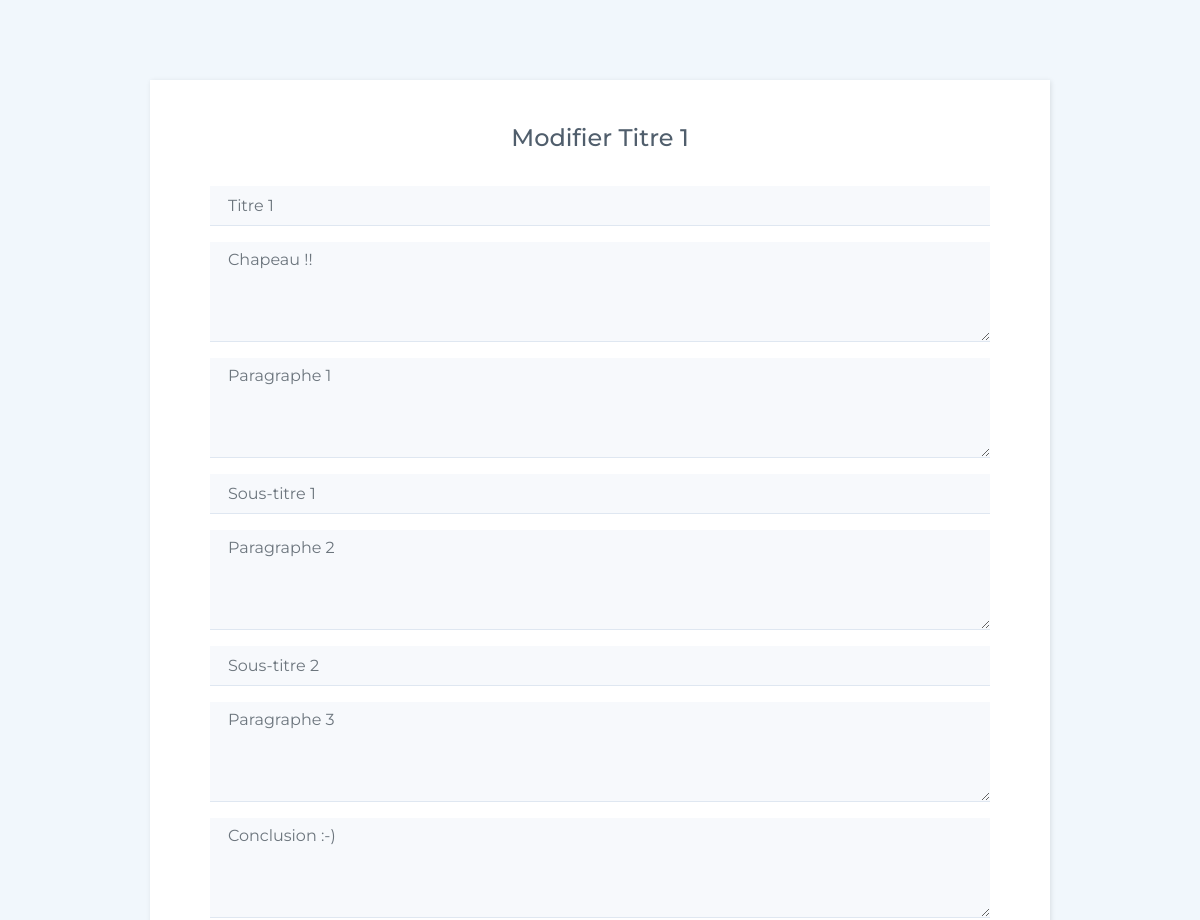
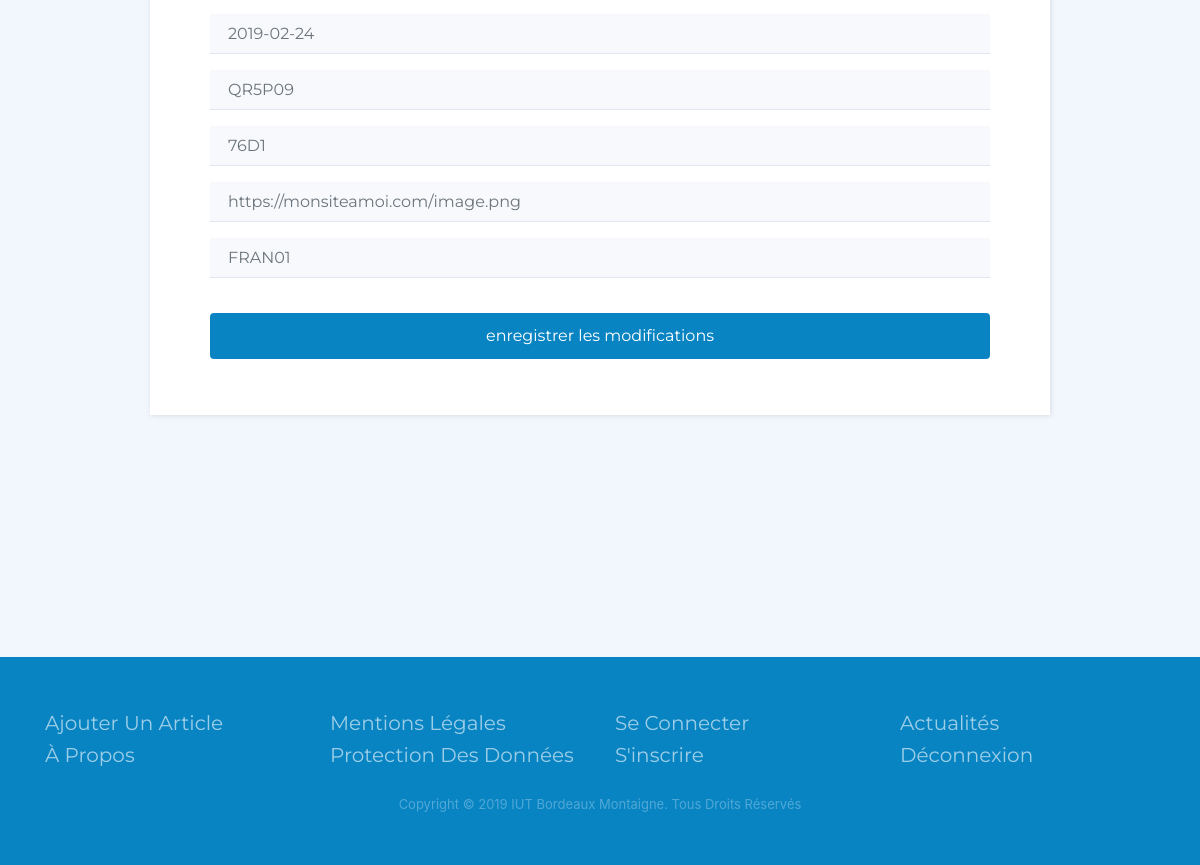
The page /modify.php?idPost=ART011&update=0 on the database its author committed (2 pictures, top to bottom).
### tables this page shows
create table ARTICLE
(
   NumArt char(10) not null,
   DtCreA date,
   LibTitrA text(200),
   LibChapoA text(500),
   Parag1A text(2000),
   LibSsTitr1 text(200),
   Parag2A text(2000),
   LibSsTitr2 text(200),
   Parag3A text(2000),
   LibConclA text(1500),
   UrlPhotA char(150),
   NumAngl char(6) not null,
   NumThem char(6) not null,
   NumLang char(8) not null,
   primary key (NumArt)
);

### modify.php (the view, shortened to what this page needs)
<?php
    $server = "mysql:host=localhost;dbname=BLOGART";
    $user = "root";
    $password = "";
    try {
        $bdpdo = new PDO($server, $user, $password);
    }
    catch (PDOException $e) {
        echo '<h2>Failed to connect : </h2>' . $e->getMessage();
    }
    $utf8 = 'SET NAMES UTF8';
    $bdpdo->query($utf8);
    $update = ($_GET['update']);
    if ($update == 0) {
    $idPost = ($_GET['idPost']);
    $queryText= "SELECT * FROM ARTICLE WHERE NumArt = :idPost";
    $query = $bdpdo->prepare($queryText);
    $query->execute(array(
        ':idPost' => $idPost
    ));
    if ($query and $query->rowCount() == 1) {
        $object = $query->fetchObject();
        $titra = $object->LibTitrA;
        $dtcrea = $object->DtCreA;
        $chapoa = $object->LibChapoA;
        $para1a = $object->Parag1A;
        $sst1 = $object->LibSsTitr1;
        $para2a = $object->Parag2A;
        $sst2 = $object->LibSsTitr2;
        $para3a = $object->Parag3A;
        $concla = $object->LibConclA;
        $urlphota = $object->UrlPhotA;
        $numangl = $object->NumAngl;
        $numthem = $object->NumThem;
        $numlang = $object->NumLang;
    }
}
else if ($update == 1) {
    header('Location: index.php');
}
?>
<!DOCTYPE html>
<html>
<head>
    <link rel="stylesheet" href="assets/bootstrap/css/bootstrap.min.css">
    <link rel="stylesheet" href="assets/fonts/font-awesome.min.css">
    <link rel="stylesheet" href="assets/css/styles.min.css">
</head>
<body class="text-capitalize" style="background-color: rgb(241,247,252);">
    <div class="register-photo" style="font-family: Montserrat, sans-serif;">
        <div class="form-container">
            <form action ="modify.php?update=<?= $update=1 ?>" class="text-capitalize" method="post">
                <h2 class="text-capitalize text-center">modifier <?php echo $titra; ?></h2>
                <div class="form-group text-capitalize"><input class="form-control" type="text" name="u_titre" placeholder="<?php echo $titra;?>"></div>
                <div class="form-group"><textarea class="form-control" name="u_chapo" placeholder="<?php echo $chapoa;?>" style="min-height: 100px;"></textarea></div>
                <div class="form-group"><textarea class="form-control" name="u_para1a" placeholder="<?php echo $para1a;?>" style="min-height: 100px;"></textarea></div>
                <div class="form-group"><input class="form-control" type="text" name="u_sst1" placeholder="<?php echo $sst1;?>"></div>
                <div class="form-group"><textarea class="form-control" name="u_para2a" placeholder="<?php echo $para2a;?>" style="min-height: 100px;"></textarea></div>
                <div class="form-group"><input class="form-control" type="text" name="u_sst2" placeholder="<?php echo $sst2;?>"></div>
                <div class="form-group"><textarea class="form-control" name="u_para3a" placeholder="<?php echo $para3a;?>" style="min-height: 100px;"></textarea></div>
                <div class="form-group"><textarea class="form-control" name="u_concla" placeholder="<?php echo $concla;?>" style="min-height: 100px;"></textarea></div>
                <div class="form-group"><input class="form-control" type="text" name="u_date" placeholder="<?php echo $dtcrea;?>"></div>
                <div class="form-group"><input class="form-control" type="text" name="u_angle" placeholder="<?php echo $numangl;?>"></div>
                <div class="form-group"><input class="form-control" type="text" name="u_theme" placeholder="<?php echo $numthem;?>"></div>
                <div class="form-group"><input class="form-control" type="url" name="u_url" placeholder="<?php echo $urlphota;?>"></div>
                <div class="form-group"><input class="form-control" type="text" name="u_langue" placeholder="<?php echo $numlang;?>"></div>
                <div class="form-group"><button class="btn btn-primary btn-block" type="submit" style="background-color: #0984c3;">enregistrer les modifications</button></div>
            </form>
        </div>
    </div>
    <div class="text-capitalize footer-dark" style="margin-top: 162px;background-color: #0984c3;">
        <footer>
            <div class="container">
                <div class="row justify-content-center">
                    <div class="col-sm-6 col-md-3 item">
                        <ul>
                            <li class="text-capitalize" style="filter: brightness(100%);font-size: 20px;font-family: Montserrat, sans-serif;color: rgb(255,255,255);"><a href="nouvelarticle.php">ajouter un article</a></li>
                            <li class="text-capitalize" style="font-size: 20px;font-family: Montserrat, sans-serif;color: rgb(255,255,255);"><a href="#">à propos</a></li>
                        </ul>
                    </div>
                    <div class="col-sm-6 col-md-3 item">
                        <ul>
                            <li style="font-size: 20px;font-family: Montserrat, sans-serif;color: rgb(255,255,255);"><a href="#">mentions légales</a></li>
                            <li style="font-size: 20px;font-family: Montserrat, sans-serif;color: rgb(255,255,255);"><a href="#">protection des données</a></li>
                        </ul>
                    </div>
                    <div class="col-sm-6 col-md-3 item">
                        <ul>
                            <li style="font-size: 20px;font-family: Montserrat, sans-serif;color: rgb(255,255,255);"><a href="connection.php">se connecter</a></li>
                            <li style="font-size: 20px;font-family: Montserrat, sans-serif;color: rgb(255,255,255);"><a href="inscription.php">S'inscrire</a></li>
                        </ul>
                    </div>
                    <div class="col-sm-6 col-md-3 item">
                        <ul>
                            <li style="font-size: 20px;font-family: Montserrat, sans-serif;color: rgb(255,255,255);"><a href="index.php">Actualités</a></li>
                            <li style="font-size: 20px;font-family: Montserrat, sans-serif;color: rgb(255,255,255);"><a href="connection.php">déconnexion</a></li>
                        </ul>
                    </div>
                </div>
                <p class="copyright">Copyright © 2019 IUT Bordeaux Montaigne. Tous droits réservés</p>
            </div>
        </footer>
    </div>
</body>
</html>

### rows shown on the page
article: LibTitrA "Titre 1", u_titre "Titre 1", u_chapo "Chapeau !!", u_para1a "Paragraphe 1", u_sst1 "Sous-titre 1", u_para2a "Paragraphe 2", u_sst2 "Sous-titre 2", u_para3a "Paragraphe 3", u_concla "Conclusion :-)", u_date "2019-02-24", u_angle "QR5P09", u_theme "76D1", u_url "https://monsiteamoi.com/image.png", u_langue "FRAN01"
